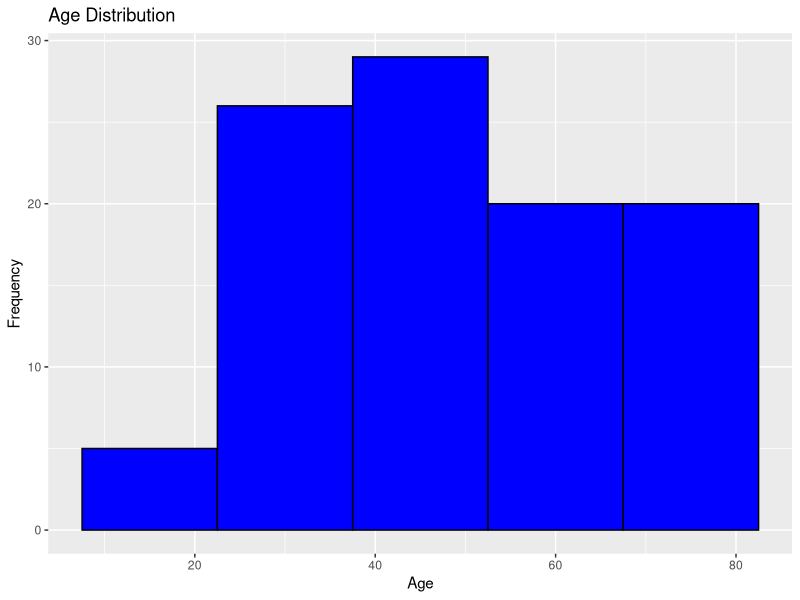
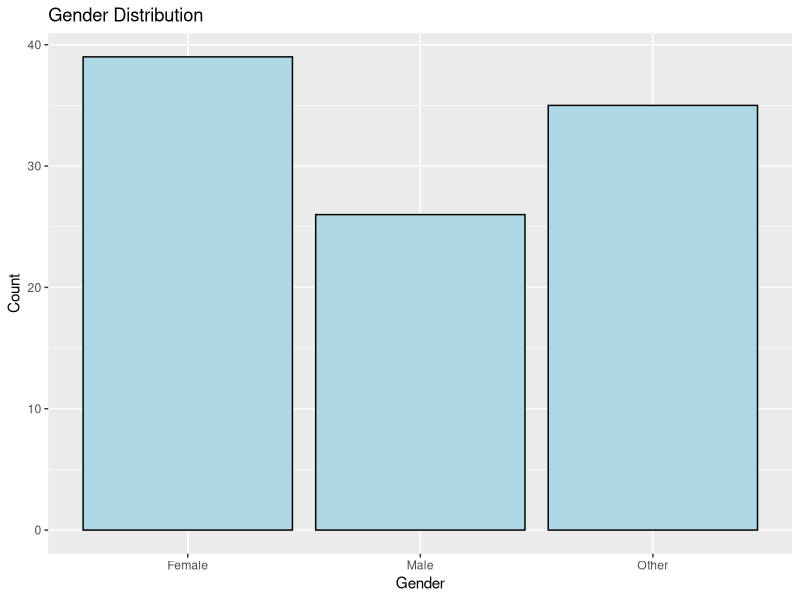

Write R code to recreate these figures, in order.
# Installalling ggplot2 
install.packages("ggplot2")

# Loading ggplot2
library(ggplot2)
set.seed(123)

# Creating a sample dataset
data <- data.frame(
  age = sample(18:80, 100, replace = TRUE),
  gender = sample(c("Male", "Female", "Other"), 100, replace = TRUE)
)

# Creating a histogram for age distribution
ggplot(data, aes(x = age)) +
  geom_histogram(binwidth = 15, fill = "blue", color = "black") +
  labs(title = "Age Distribution", x = "Age", y = "Frequency")

# Creating a bar chart for gender distribution
ggplot(data, aes(x = gender)) +
  geom_bar(fill = "lightblue", color = "black") +
  labs(title = "Gender Distribution", x = "Gender", y = "Count")

